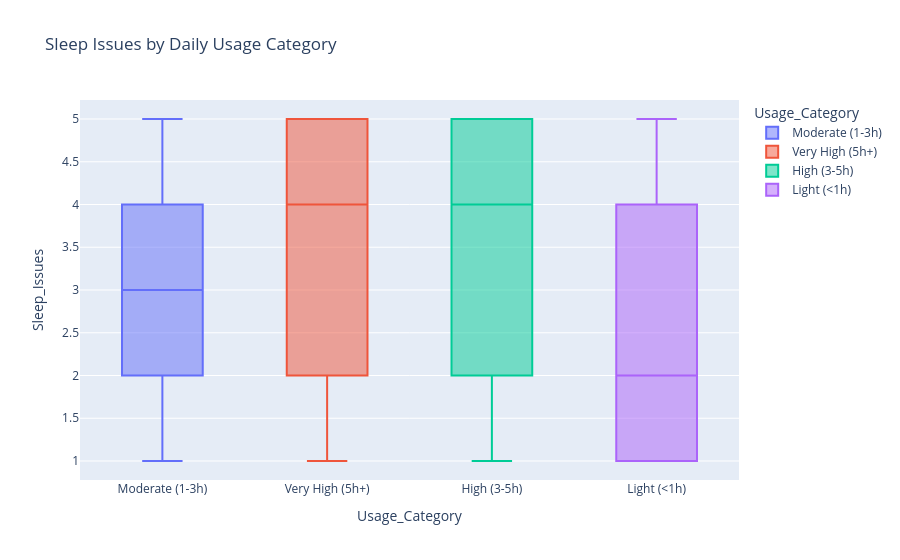

Source (notebook cell):
### Code cell
fig = px.box(
    df,
    x='Usage_Category',
    y='Sleep_Issues',
    color='Usage_Category',
    title='Sleep Issues by Daily Usage Category'
)
fig.show()

### Figure 1 — Plotly figure (JSON) as saved in the notebook; plotly's stock layout.template omitted (floating-point values rounded to 4 significant figures; data arrays with more than 128 entries replaced by an {"elided": "..."} marker saying what was removed)
{"data": [{"alignmentgroup": "True", "hovertemplate": "Usage_Category=%{x}<br>Sleep_Issues=%{y}<extra></extra>", "legendgroup": "Moderate (1-3h)", "marker": {"color": "#636efa"}, "name": "Moderate (1-3h)", "notched": false, "offsetgroup": "Moderate (1-3h)", "orientation": "v", "showlegend": true, "type": "box", "x": {"elided": "171 str values"}, "x0": " ", "xaxis": "x", "y": {"elided": "171 int values"}, "y0": " ", "yaxis": "y"}, {"alignmentgroup": "True", "hovertemplate": "Usage_Category=%{x}<br>Sleep_Issues=%{y}<extra></extra>", "legendgroup": "Very High (5h+)", "marker": {"color": "#EF553B"}, "name": "Very High (5h+)", "notched": false, "offsetgroup": "Very High (5h+)", "orientation": "v", "showlegend": true, "type": "box", "x": ["Very High (5h+)", "Very High (5h+)", "Very High (5h+)", "Very High (5h+)", "Very High (5h+)", "Very High (5h+)", "Very High (5h+)", "Very High (5h+)", "Very High (5h+)", "Very High (5h+)", "Very High (5h+)", "Very High (5h+)", "Very High (5h+)", "Very High (5h+)", "Very High (5h+)", "Very High (5h+)", "Very High (5h+)", "Very High (5h+)", "Very High (5h+)", "Very High (5h+)", "Very High (5h+)", "Very High (5h+)", "Very High (5h+)", "Very High (5h+)", "Very High (5h+)", "Very High (5h+)", "Very High (5h+)", "Very High (5h+)", "Very High (5h+)", "Very High (5h+)", "Very High (5h+)", "Very High (5h+)", "Very High (5h+)", "Very High (5h+)", "Very High (5h+)", "Very High (5h+)", "Very High (5h+)", "Very High (5h+)", "Very High (5h+)", "Very High (5h+)", "Very High (5h+)", "Very High (5h+)", "Very High (5h+)", "Very High (5h+)", "Very High (5h+)", "Very High (5h+)", "Very High (5h+)", "Very High (5h+)", "Very High (5h+)", "Very High (5h+)", "Very High (5h+)", "Very High (5h+)", "Very High (5h+)", "Very High (5h+)", "Very High (5h+)", "Very High (5h+)", "Very High (5h+)", "Very High (5h+)", "Very High (5h+)", "Very High (5h+)", "Very High (5h+)", "Very High (5h+)", "Very High (5h+)", "Very High (5h+)", "Very High (5h+)", "Very High (5h+)", "Very High (5h+)", "Very High (5h+)", "Very High (5h+)", "Very High (5h+)", "Very High (5h+)", "Very High (5h+)", "Very High (5h+)", "Very High (5h+)", "Very High (5h+)", "Very High (5h+)", "Very High (5h+)", "Very High (5h+)", "Very High (5h+)", "Very High (5h+)", "Very High (5h+)", "Very High (5h+)", "Very High (5h+)", "Very High (5h+)", "Very High (5h+)", "Very High (5h+)", "Very High (5h+)", "Very High (5h+)", "Very High (5h+)", "Very High (5h+)", "Very High (5h+)", "Very High (5h+)", "Very High (5h+)", "Very High (5h+)", "Very High (5h+)", "Very High (5h+)", "Very High (5h+)", "Very High (5h+)", "Very High (5h+)", "Very High (5h+)", "Very High (5h+)", "Very High (5h+)", "Very High (5h+)", "Very High (5h+)", "Very High (5h+)", "Very High (5h+)", "Very High (5h+)", "Very High (5h+)", "Very High (5h+)", "Very High (5h+)", "Very High (5h+)", "Very High (5h+)", "Very High (5h+)", "Very High (5h+)", "Very High (5h+)", "Very High (5h+)"], "x0": " ", "xaxis": "x", "y": [5, 2, 1, 1, 5, 1, 1, 2, 3, 3, 1, 3, 2, 4, 5, 5, 4, 2, 1, 5, 2, 3, 3, 1, 4, 4, 5, 2, 1, 3, 5, 4, 4, 4, 4, 4, 4, 4, 5, 1, 5, 1, 4, 3, 3, 5, 1, 3, 1, 5, 1, 4, 5, 2, 3, 2, 4, 5, 2, 5, 5, 5, 5, 2, 5, 4, 4, 5, 2, 4, 4, 4, 5, 5, 5, 4, 5, 5, 1, 4, 2, 1, 5, 4, 1, 5, 1, 5, 2, 5, 5, 4, 3, 5, 1, 2, 3, 5, 5, 3, 5, 3, 5, 5, 5, 3, 5, 5, 5, 4, 5, 3, 3, 2, 1, 4], "y0": " ", "yaxis": "y"}, {"alignmentgroup": "True", "hovertemplate": "Usage_Category=%{x}<br>Sleep_Issues=%{y}<extra></extra>", "legendgroup": "High (3-5h)", "marker": {"color": "#00cc96"}, "name": "High (3-5h)", "notched": false, "offsetgroup": "High (3-5h)", "orientation": "v", "showlegend": true, "type": "box", "x": {"elided": "160 str values"}, "x0": " ", "xaxis": "x", "y": {"elided": "160 int values"}, "y0": " ", "yaxis": "y"}, {"alignmentgroup": "True", "hovertemplate": "Usage_Category=%{x}<br>Sleep_Issues=%{y}<extra></extra>", "legendgroup": "Light (<1h)", "marker": {"color": "#ab63fa"}, "name": "Light (<1h)", "notched": false, "offsetgroup": "Light (<1h)", "orientation": "v", "showlegend": true, "type": "box", "x": ["Light (<1h)", "Light (<1h)", "Light (<1h)", "Light (<1h)", "Light (<1h)", "Light (<1h)", "Light (<1h)", "Light (<1h)", "Light (<1h)", "Light (<1h)", "Light (<1h)", "Light (<1h)", "Light (<1h)", "Light (<1h)", "Light (<1h)", "Light (<1h)", "Light (<1h)", "Light (<1h)", "Light (<1h)", "Light (<1h)", "Light (<1h)", "Light (<1h)", "Light (<1h)", "Light (<1h)", "Light (<1h)", "Light (<1h)", "Light (<1h)", "Light (<1h)", "Light (<1h)", "Light (<1h)", "Light (<1h)", "Light (<1h)", "Light (<1h)", "Light (<1h)"], "x0": " ", "xaxis": "x", "y": [1, 3, 5, 5, 4, 1, 1, 2, 5, 4, 2, 2, 4, 1, 1, 3, 2, 1, 1, 4, 1, 1, 5, 2, 5, 1, 5, 3, 1, 1, 4, 2, 1, 3], "y0": " ", "yaxis": "y"}], "layout": {"boxmode": "overlay", "legend": {"title": {"text": "Usage_Category"}, "tracegroupgap": 0}, "title": {"text": "Sleep Issues by Daily Usage Category"}, "xaxis": {"anchor": "y", "categoryarray": ["Moderate (1-3h)", "Very High (5h+)", "High (3-5h)", "Light (<1h)"], "categoryorder": "array", "domain": [0, 1], "title": {"text": "Usage_Category"}}, "yaxis": {"anchor": "x", "domain": [0, 1], "title": {"text": "Sleep_Issues"}}}}
